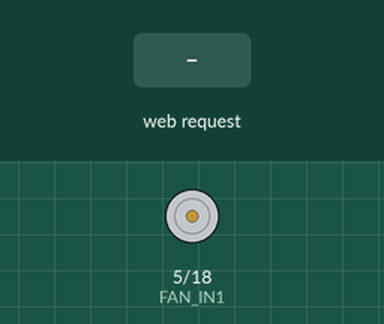
This sketch was run on a simulated ESP32. On the bench: motor-driver pin pairs drawn as motors (green arrow = first pin HIGH = forward, orange = second pin HIGH = backward, longer = more drive, scaled by the enable pin). Inputs (shaded band) come from the test bench. WiFi joins after 1.5 s; servers stay silent unless stated; what the sketch prints to the serial monitor is not drawn.

Above: at 2.7 s.
2.8 s: HTTP request GET /turnOn received
At 3.2 s:
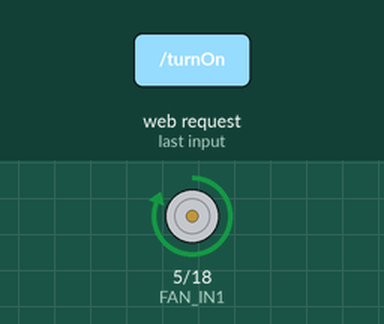
4.3 s: HTTP request GET /setSpeed?speed=0 received
At 5.5 s:
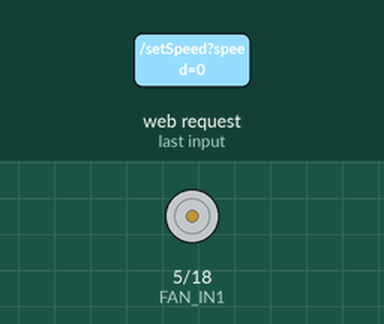
5.8 s: HTTP request GET /setSpeed?speed=120 received
At 6.6 s:
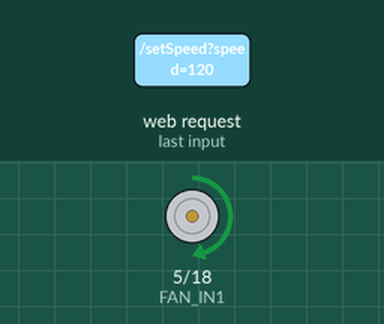
7.3 s: HTTP request GET /turnOff received
At 7.8 s:
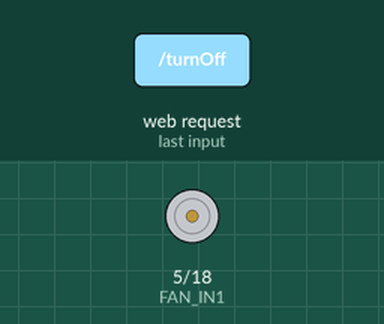
8.8 s: HTTP request GET /turnOn?speed=1 received
At 10.0 s:
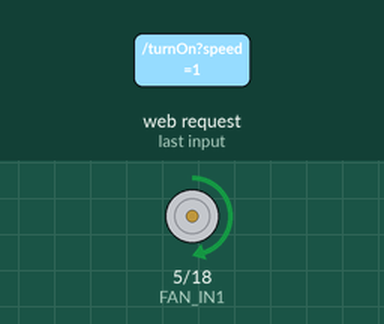
10.3 s: HTTP request GET /turnOff?speed=1 received
At 11.3 s:
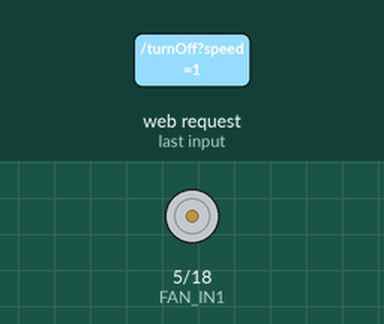
Timing chart, 0 to 12.8 s (numbered marks = the images above; inputs shaded):
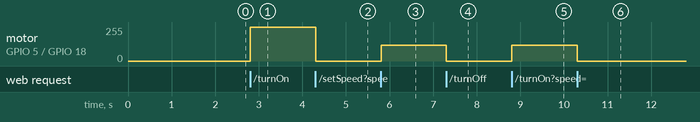

The sketch:

fan_control_l298n.ino
```cpp
#include <WiFi.h>
#include <ESPAsyncWebServer.h>

// Fan control pins on L298N driver
#define FAN_IN1 5    // Control pin 1 for fan direction
#define FAN_IN2 18   // Control pin 2 for fan direction
#define FAN_EN 19    // Enable pin for fan speed control

// PWM properties
#define PWM_CHANNEL 0
#define PWM_FREQ 5000
#define PWM_RESOLUTION 8

// WiFi credentials - use the same as your main project
const char *ssid = "CYBER%NET%HUSSAIN%03111243682";
const char *password = "hussain8080";

// Static IP configuration - use a different IP than your motor control
IPAddress local_IP(192, 168, 1, 9);  // Different from your motor controller
IPAddress gateway(192, 168, 1, 1);
IPAddress subnet(255, 255, 255, 0);
IPAddress primaryDNS(8, 8, 8, 8);
IPAddress secondaryDNS(8, 8, 4, 4);

// Create web server
AsyncWebServer server(80);

// Fan state
bool fanOn = false;
int fanSpeed = 255;  // Default to full speed

// HTML content for fan control
const char index_html[] PROGMEM = R"rawliteral(
<!DOCTYPE HTML>
<html>
<head>
  <meta name="viewport" content="width=device-width, initial-scale=1">
  <title>ESP32 Fan Control</title>
  <style>
    body { font-family: Arial; text-align: center; margin:0px auto; padding-top: 30px; }
    .button { padding: 20px 40px; font-size: 24px; margin: 20px; cursor: pointer; border-radius: 10px; }
    .on { background-color: #4CAF50; color: white; }
    .off { background-color: #f44336; color: white; }
    .status { margin: 20px; padding: 20px; font-size: 30px; font-weight: bold; }
    .speed-control { margin: 20px; padding: 20px; background-color: #f0f0f0; border-radius: 5px; }
    .fan-icon { font-size: 100px; margin: 20px; }
    .rotating { animation: rotate 2s linear infinite; }
    @keyframes rotate { 100% { transform: rotate(360deg); } }
  </style>
  <script>
    function updateStatus() {
      fetch('/status')
        .then(response => response.text())
        .then(data => {
          document.getElementById('fanStatus').innerText = data;

          // Change fan icon animation and colors based on status
          const fanIcon = document.getElementById('fanIcon');
          if(data === "Fan is ON") {
            document.getElementById('fanStatus').style.backgroundColor = "lightgreen";
            fanIcon.classList.add('rotating');
          } else {
            document.getElementById('fanStatus').style.backgroundColor = "lightgray";
            fanIcon.classList.remove('rotating');
          }
        });
    }

    function sendCommand(command) {
      fetch('/' + command)
        .then(response => response.text())
        .then(data => {
          updateStatus();
        });
    }

    function setSpeed() {
      const speed = document.getElementById('speedSlider').value;
      document.getElementById('speedValue').innerText = speed;
      fetch('/setSpeed?speed=' + speed)
        .then(response => response.text());
    }

    // Update status every 2 seconds
    setInterval(updateStatus, 2000);

    // Initial status update when page loads
    window.onload = function() {
      updateStatus();
    }
  </script>
</head>
<body>
  <h1>ESP32 Fan Control</h1>

  <div class="fan-icon" id="fanIcon">🌀</div>

  <div class="status">Fan Status: <span id="fanStatus">Loading...</span></div>

  <button class="button on" onclick="sendCommand('turnOn')">TURN ON</button>
  <button class="button off" onclick="sendCommand('turnOff')">TURN OFF</button>

  <div class="speed-control">
    <h2>Fan Speed Control</h2>
    <input type="range" min="50" max="255" value="255" id="speedSlider" onchange="setSpeed()">
    <p>Current Speed: <span id="speedValue">255</span>/255</p>
  </div>
</body>
</html>
)rawliteral";

void setup() {
  Serial.begin(115200);
  Serial.println("Fan Control System Starting...");

  // Set up fan control pins
  pinMode(FAN_IN1, OUTPUT);
  pinMode(FAN_IN2, OUTPUT);
  pinMode(FAN_EN, OUTPUT);

  // Configure PWM for fan speed control
  ledcSetup(PWM_CHANNEL, PWM_FREQ, PWM_RESOLUTION);
  ledcAttachPin(FAN_EN, PWM_CHANNEL);

  // Initialize fan as off
  digitalWrite(FAN_IN1, LOW);
  digitalWrite(FAN_IN2, LOW);
  ledcWrite(PWM_CHANNEL, 0);

  // Connect to Wi-Fi with static IP
  Serial.print("Configuring static IP: ");
  Serial.println(local_IP.toString());

  if (!WiFi.config(local_IP, gateway, subnet, primaryDNS, secondaryDNS)) {
    Serial.println("Static IP configuration failed - will use DHCP");
  }

  WiFi.begin(ssid, password);
  Serial.print("Connecting to WiFi");
  int attempts = 0;
  while (WiFi.status() != WL_CONNECTED && attempts < 20) {
    delay(500);
    Serial.print(".");
    attempts++;
  }

  if (WiFi.status() == WL_CONNECTED) {
    Serial.println("");
    Serial.println("WiFi connected.");
    Serial.print("IP address: ");
    Serial.println(WiFi.localIP());
  } else {
    Serial.println("");
    Serial.println("WiFi connection failed. Check credentials.");
  }

  // Set up web server routes
  server.on("/", HTTP_GET, [](AsyncWebServerRequest *request){
    request->send_P(200, "text/html", index_html);
  });

  server.on("/turnOn", HTTP_GET, [](AsyncWebServerRequest *request){
    turnFanOn();
    request->send(200, "text/plain", "Fan turned on");
  });

  server.on("/turnOff", HTTP_GET, [](AsyncWebServerRequest *request){
    turnFanOff();
    request->send(200, "text/plain", "Fan turned off");
  });

  server.on("/status", HTTP_GET, [](AsyncWebServerRequest *request){
    String status = fanOn ? "Fan is ON" : "Fan is OFF";
    request->send(200, "text/plain", status);
  });

  server.on("/setSpeed", HTTP_GET, [](AsyncWebServerRequest *request){
    if (request->hasParam("speed")) {
      fanSpeed = request->getParam("speed")->value().toInt();
      // Only update if fan is on
      if (fanOn) {
        ledcWrite(PWM_CHANNEL, fanSpeed);
      }
      request->send(200, "text/plain", "Fan speed set to " + String(fanSpeed));
    } else {
      request->send(400, "text/plain", "Speed parameter missing");
    }
  });

  // Start server
  server.begin();
  Serial.print("HTTP server started. Visit http://");
  Serial.print(WiFi.localIP());
  Serial.println(" in your browser");

  Serial.println("Fan Control Setup Complete");
}

void loop() {
  // No processing needed in loop as the web server handles requests asynchronously

  // If WiFi disconnects, try to reconnect
  if (WiFi.status() != WL_CONNECTED) {
    static unsigned long lastReconnectAttempt = 0;
    unsigned long currentMillis = millis();

    if (currentMillis - lastReconnectAttempt > 10000) {
      Serial.println("Attempting to reconnect to WiFi...");
      WiFi.reconnect();
      lastReconnectAttempt = currentMillis;
    }
  }
}

// Function to turn the fan on
void turnFanOn() {
  Serial.println("Turning fan ON");

  // Set fan direction (forward)
  digitalWrite(FAN_IN1, HIGH);
  digitalWrite(FAN_IN2, LOW);

  // Apply speed to the fan
  ledcWrite(PWM_CHANNEL, fanSpeed);

  fanOn = true;
  Serial.println("Fan is now ON at speed: " + String(fanSpeed));
}

// Function to turn the fan off
void turnFanOff() {
  Serial.println("Turning fan OFF");

  // Stop the fan by setting PWM to 0
  ledcWrite(PWM_CHANNEL, 0);

  // Also set control pins to LOW for lower power consumption
  digitalWrite(FAN_IN1, LOW);
  digitalWrite(FAN_IN2, LOW);

  fanOn = false;
  Serial.println("Fan is now OFF");
} 
```

Measured:
- after the input at 2.8 s, motor on GPIO 5 (FAN_IN1) / GPIO 18 (FAN_IN2): stopped → forward 255/255 at once
- after the input at 4.3 s, motor on GPIO 5 (FAN_IN1) / GPIO 18 (FAN_IN2): forward 255/255 → stopped at once
- after the input at 5.8 s, motor on GPIO 5 (FAN_IN1) / GPIO 18 (FAN_IN2): stopped → forward 120/255 at once
- after the input at 7.3 s, motor on GPIO 5 (FAN_IN1) / GPIO 18 (FAN_IN2): forward 120/255 → stopped at once
- after the input at 8.8 s, motor on GPIO 5 (FAN_IN1) / GPIO 18 (FAN_IN2): stopped → forward 120/255 at once
- after the input at 10.3 s, motor on GPIO 5 (FAN_IN1) / GPIO 18 (FAN_IN2): forward 120/255 → stopped at once
